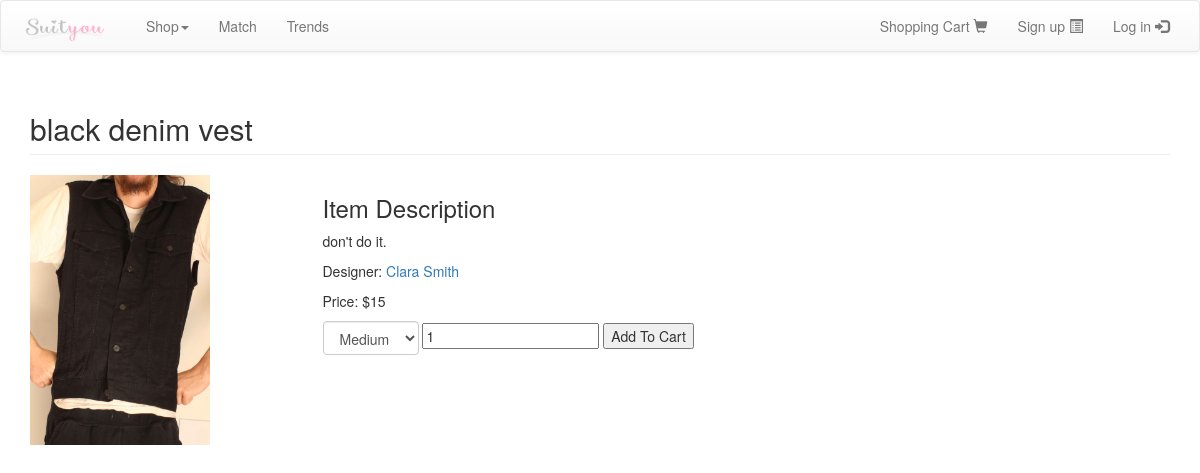
Before: /show_item.php?itemId=45 with the older database file.
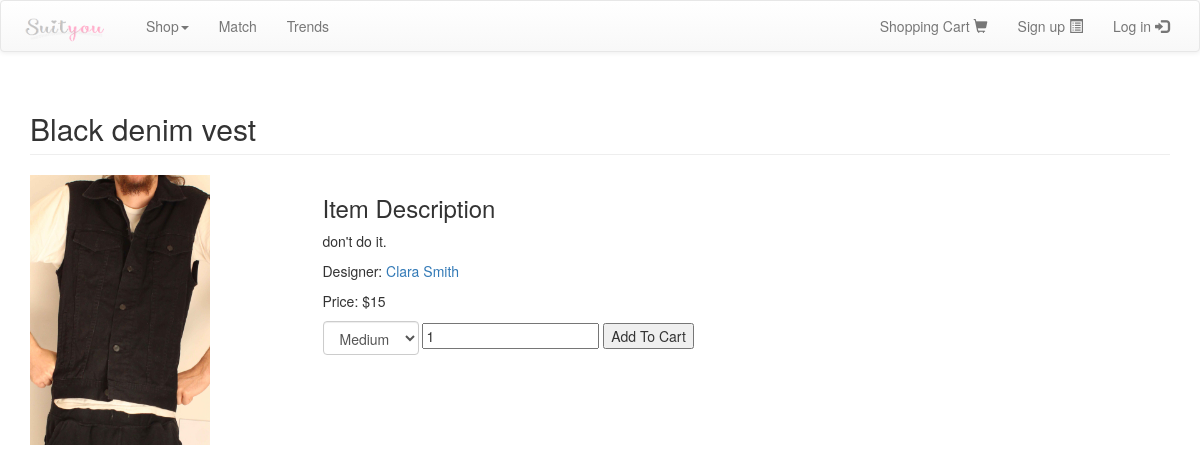
After: the same page with the newer database file.
### tables this page shows
CREATE TABLE IF NOT EXISTS `items` (
  `item_id` int(10) unsigned NOT NULL AUTO_INCREMENT,
  `name` varchar(255) NOT NULL,
  `gender` enum('MALE','FEMALE') NOT NULL DEFAULT 'MALE',
  `type` enum('TOP','BOTTOM') NOT NULL DEFAULT 'TOP',
  `description` text,
  `price` double NOT NULL,
  `designer_id` int(11) unsigned NOT NULL,
  `creation_time` timestamp NOT NULL DEFAULT CURRENT_TIMESTAMP,
  `picture` varchar(500) DEFAULT NULL,
  PRIMARY KEY (`item_id`),
  UNIQUE KEY `id` (`item_id`),
  FULLTEXT KEY `name` (`name`)
);

### item.php (called while the page is built, shortened)
<?php
class Item {
	public $itemId;
	public static function getItemByID($itemId) {
		$itemQuery = mysql_query("SELECT * FROM items WHERE item_id = ".$itemId);
		$num_rows = mysql_num_rows($itemQuery);
		if($num_rows == 1) {
			$itemRow = mysql_fetch_array($itemQuery);
			$item = new Item();
			$item->itemId = $itemId;
			$item->name = $itemRow['name'];
			$item->gender = $itemRow['gender'];
			$item->type = $itemRow['type'];
			$item->description = $itemRow['description'];
			$item->price = $itemRow['price'];
			$item->designerId = $itemRow['designer_id'];
			$item->creationTime = $itemRow['creation_time'];
			$item->picture = $itemRow['picture'];
			return $item;
		}
		else {
			return null;
		}
	}
	public function getItemStock($size = NULL) {
		if ($size == NULL) {
			$itemStockQuery = mysql_query('SELECT * FROM items_stock WHERE item_id = '. $this->itemId);
		} else {
			$itemStockQuery = mysql_query('SELECT * FROM items_stock WHERE item_id = '. $this->itemId. ' AND size = "'.$size.'"');
		}
		$result = array();
		while($stockRow = mysql_fetch_array($itemStockQuery)) {
			$stockId = $stockRow['item_stock_id'];
			$result[$stockId] = array('size' => $stockRow['size'], 'quantity' => $stockRow['quantity']);
		}
		return $result;
	}
}
?>

### show_item.php (the view, shortened to what this page needs)
<?php
include("header.php");
$outOfStockValue = "OUT_OF_STOCK";
$itemId = $_GET["itemId"];
$item = Item::getItemByID($itemId);
$designerNameQuery = mysql_query('SELECT first_name, last_name from users WHERE user_id = '.$item->designerId);
$designerRow = mysql_fetch_array($designerNameQuery);
?>
<div class="container">
	<div class="row">
        <div class="col-md-12">
            <h2 class="page-header"><?php echo $item->name; ?>
            </h2>
        </div>
    </div>
	<div class="row">
        <div class="col-md-3">
        	<div class="img-container-show">
            	<img class="img-responsive" src="<?php echo "images/items/". $item->picture; ?>" alt=""/>
            </div>
        </div>
        <div class="col-md-9">
            <h3>Item Description</h3>
            <p><?php echo $item->description; ?></p>
            <p>Designer: <a href = "designer_profile.php?designerId=<?php echo $item->designerId; ?>"><?php echo $designerRow["first_name"]." ".$designerRow["last_name"]; ?></a></p>
			<p>Price: <?php echo "$".$item->price; ?></p>
							<form id="addToCartForm" name="addToCartForm" method="post" action="cart.php?action=add" class="form-inline">
								 <select id="size" name='size' class="form-control">
			<?php
									$stockArray = $item->getItemStock();
									foreach ($stockArray as $stockId=>$stockData) {
										if ($stockData["quantity"] > 0) {
			?>
											<option value="<?php echo $stockData["size"]; ?>"><?php echo $stockData["size"]; ?></option>
			<?php
										} else {
			?>
											<option value="<?php echo $outOfStockValue ?>"><?php echo $stockData["size"]." - Out of stock"; ?></option>
			<?php
										}
									}
			?>
								</select>
								<input type="text" name="quantity" value="1" />
								<input type="submit" value="Add To Cart" class="btnAddCart" />
							</form>
        </div>
	</div>
	</div>
  </body>
</html>

Changed rows visible on the page:
changed items "don't do it.": name "black denim vest" → "Black denim vest"
